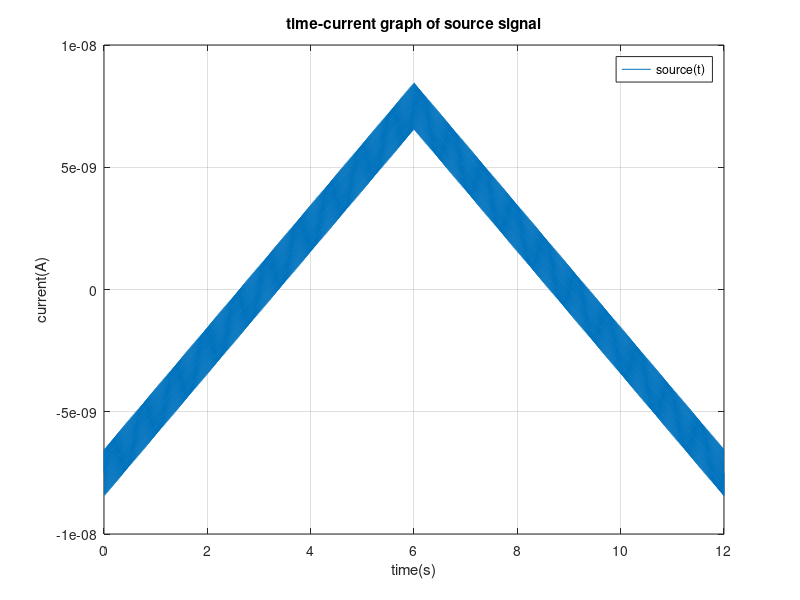
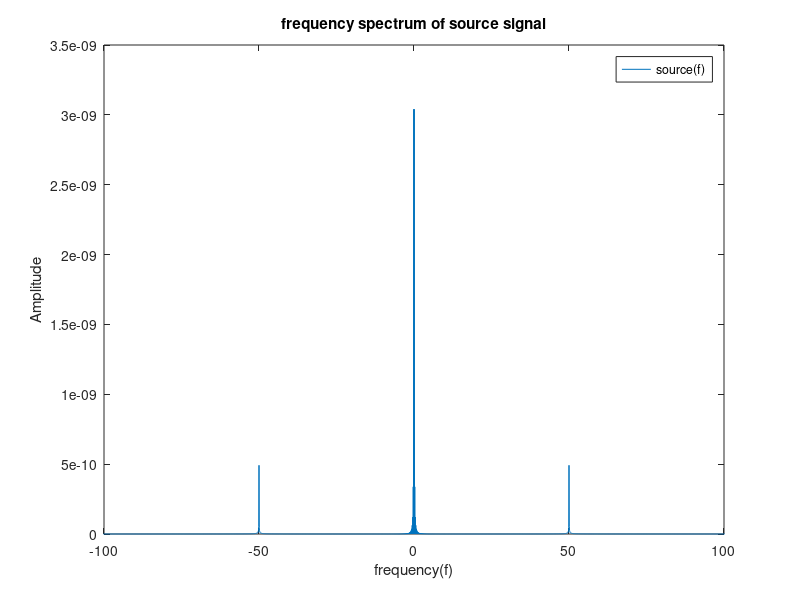
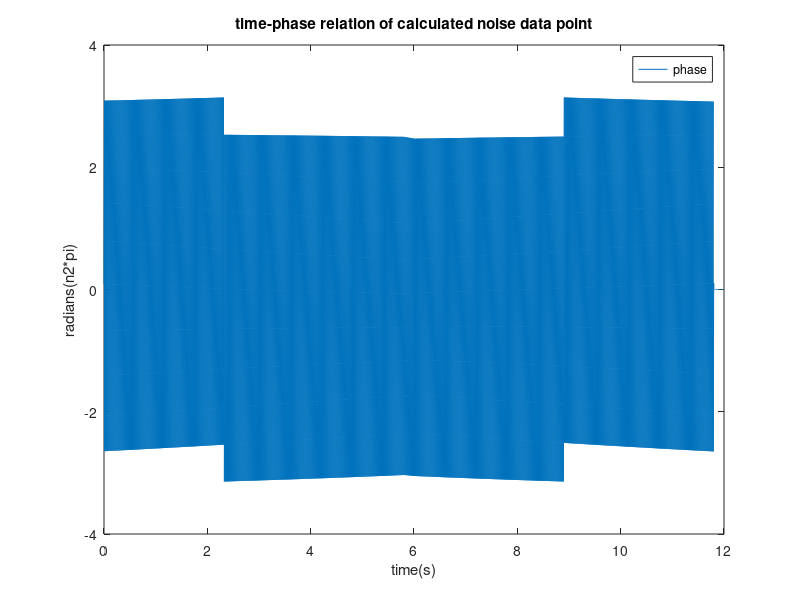
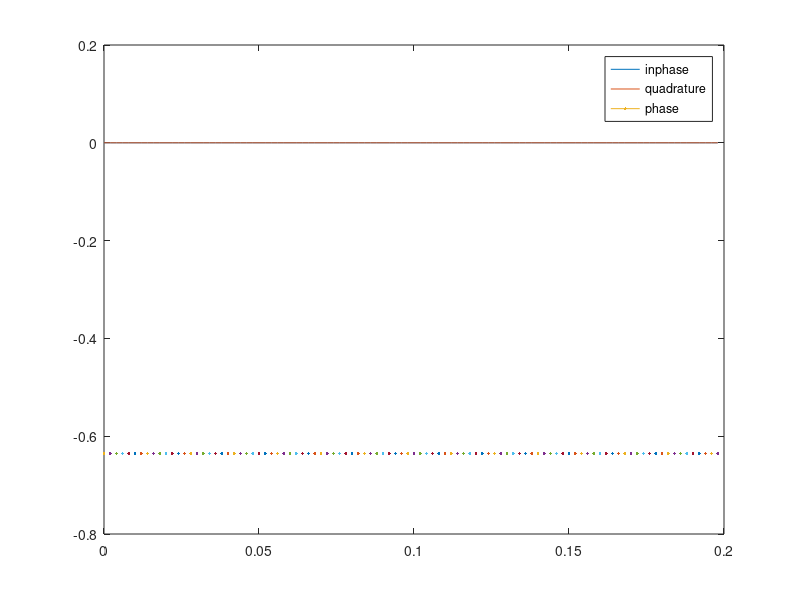

Write the MATLAB code that produced these figures, in order.
close all; clc;

fm = 50; T = 0.002; fs = 1/T; A = 10^-9; t=0:T:12;r = 200*10^9; duration = 12;
vf = -1500:1:1500; vb = 1500:-1:-1499; vt = [vf,vb];
N = length(t);
w = linspace(-fs/2,fs/2,N);

it = vt./r;
nt = A*sin(2*pi*fm*t);
dt = it + nt;

figure(1)
plot(t,dt); title("time-current graph of source signal"); xlabel("time(s)");ylabel("current(A)");legend("source(t)");
grid on;

ffin = fftshift(fft(dt,N));

figure(2)
plot(w,abs(ffin)/N);title("frequency spectrum of source signal"); xlabel("frequency(f)");ylabel("Amplitude");legend("source(f)");
xlim([-100 100])

stepsize = round(N/60);
tsamp = 0:T:(T*(stepsize-1));

rcos = cos(2 * pi * fm * tsamp);
rsin = sin(2 * pi * fm * tsamp);

cutoff_frequency = fm;
[f1num, f1denum] = butter(1, cutoff_frequency / (0.5 * fs));

phases = [];
amplitudes = [];

varamp = 1.68;%length(t)^(-2)/(A*1.5*duration);% %(2/max(rcos))*((mean(in_phase_filtered)^2+(mean(quadrature_filtered)^2)));

deriv = zeros(1,N);
phases = zeros(1,N);

for i = 1:1:(length(t)-stepsize)
    temp = dt(i : i + stepsize - 1);
    in_phase_signal = temp .* rcos;
    quadrature_signal = temp .* rsin;

    in_phase_filtered = filter(f1num, f1denum, in_phase_signal);
    quadrature_filtered = filter(f1num, f1denum, quadrature_signal);

    phases(i) =  atan2(mean(in_phase_filtered), mean(quadrature_filtered));

    tempp = atan2(mean(in_phase_filtered), mean(quadrature_filtered));
    tempa = (varamp*(mean(in_phase_filtered)^2 + mean(quadrature_filtered)^2)^(1/2))/max(rsin);

    deriv(i) = tempa*sin(2 * pi * fm * tsamp(1) + tempp);
end

    temp = dt(1700 : 1700 + stepsize - 1);
    in_phase_signal = temp .* rcos;
    quadrature_signal = temp .* rsin;

    in_phase_filtered = filter(f1num, f1denum, in_phase_signal);
    quadrature_filtered = filter(f1num, f1denum, quadrature_signal);

figure(3)
plot(t,phases);title("time-phase relation of calculated noise data point");xlabel("time(s)");ylabel("radians(n2*pi)");legend("phase");


figure(4)
plot(tsamp,in_phase_filtered);
hold on;
plot(tsamp,quadrature_filtered);
hold on;
plot(tsamp,atan2(mean(in_phase_filtered),mean(quadrature_filtered))); legend("inphase","quadrature","phase");
hold off;

rest = dt - deriv;

ffout = fftshift(fft(rest,N));

figure(5);
plot(t,nt,"green")
hold on;
plot(t,deriv,"red"); title("implemented noise and derived noise comparison");xlabel("time(s)");ylabel("amplitude");legend("implemented","derived");%xlim([5.9 6.1])
hold off;

figure(6);
plot(t,rest);title("time dependent graph of output signal"); xlabel("time(s)");ylabel("current(A)");legend("output(t)");
xlim([5.5 6.5]);grid on;
figure(7)
plot(vt,rest);title("voltage dependent graph of output signal"); xlabel("voltage(mV)");ylabel("current(A)");legend("output(mV)");
grid on;
figure(8)
plot(w,abs(ffout)/N);title("frequency spectrum of output signal"); xlabel("frequency(f)");ylabel("Amplitude");legend("source(f)");
xlim([-100 100])
figure(9)
plot(w,abs(ffin)/N);title("frequency spectrum of source signal"); xlabel("frequency(f)");ylabel("Amplitude");legend("source(f)");




figure(10)
plot(abs(freqz(f1num,f1denum,fs/2)));title("frequency spectrum of moving average filter");xlabel("frequency(f)");ylabel("Amplitude");legend("H(f)");

figure(11)
plot(t,dt)
hold on;
plot(t,rest,"green");title("time dependent graph of source and output signal"); xlabel("time(s)");ylabel("current(A)");legend("source(t)","output(t)");
hold off;

figure(12)
plot(vt,dt)
hold on;
plot(vt,rest,"green");title("voltage dependent graph of source and output signal"); xlabel("voltage(mV)");ylabel("current(A)");legend("source(mV)","output(mV)");
hold off;

figure(13)
plot(t,dt);
hold on;
plot(t,deriv);title("time dependent source signal and derived noise to be substracted");xlabel("time(s)");ylabel("current(A)");legend("source(t)","derived noise(t)");
hold off;


%{
figure(14)
subplot(221)
plot(t,dt)
hold on;
plot(t,rest,"green");title("time dependent graph of source and output signal"); xlabel("time(s)");ylabel("current(A)");legend("source(t)","output(t)");
hold off;
subplot(222)
plot(vt,dt)
hold on;
plot(vt,rest,"green");title("voltage dependent graph of source and output signal"); xlabel("voltage(mV)");ylabel("current(A)");legend("source(mV)","output(mV)");
hold off;
subplot(223)
plot(w,abs(ffin)/N,"red");title("frequency spectrum of source signal"); xlabel("frequency(f)");ylabel("Amplitude");legend("source(f)");
xlim([-100 100])
subplot(224)
plot(w,abs(ffout)/N,"red");title("frequency spectrum of output signal"); xlabel("frequency(f)");ylabel("Amplitude");legend("output(f)");
xlim([-100 100])
%}